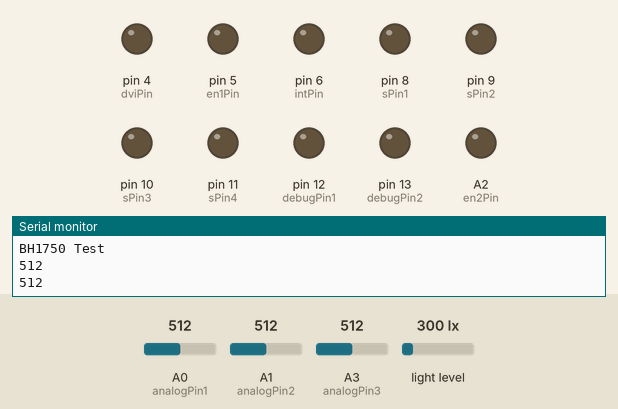
Simulated run of this sketch. Board: Arduino Uno, built with avr-gcc and run on an emulated ATmega328P. On the bench: output pins drawn as LEDs (lit = HIGH), the last lines printed to the serial monitor. Dashed ring = blinking. The test bench sets the inputs (shaded band); at power-on: light level 300 lx, A3 (analogPin3) = 512, A0 (analogPin1) = 512, A1 (analogPin2) = 512.

Above: at 1.2 s.
1.3 s: light level set to 1500 lx
At 3.81 s:
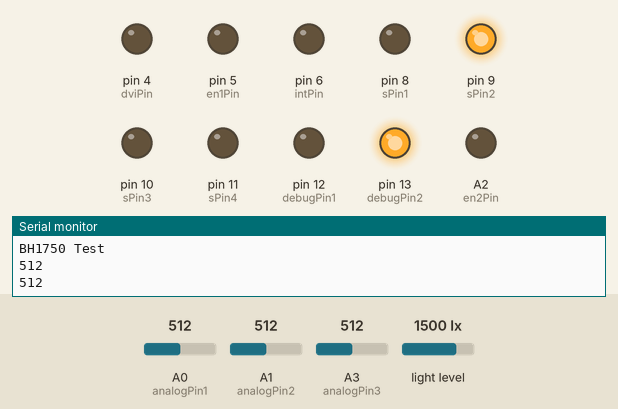
14.6 s: A3 (analogPin3) set to 30
18.1 s: A0 (analogPin1) set to 992
At 18.6 s:
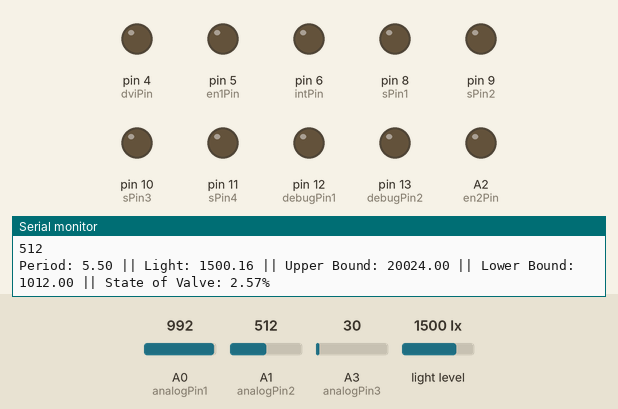
19.6 s: A0 (analogPin1) set to 716
At 22.7 s:
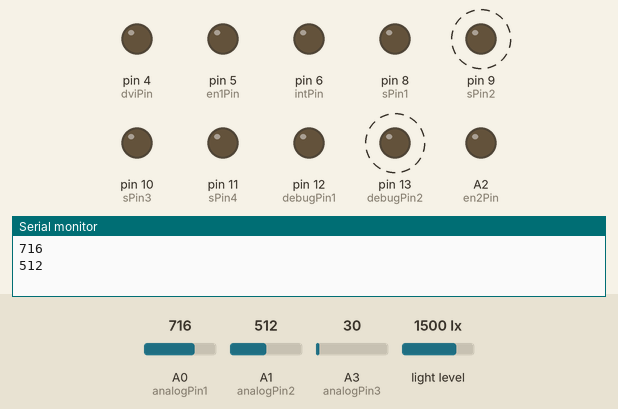
27.5 s: A3 (analogPin3) set to 306
At 28.7 s:
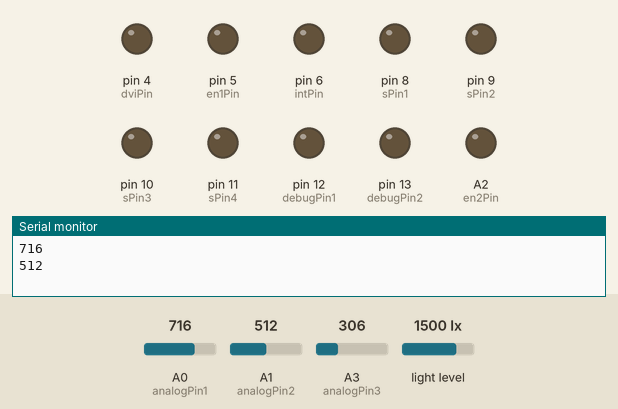
31.0 s: light level set to 40 lx
At 31.6 s:
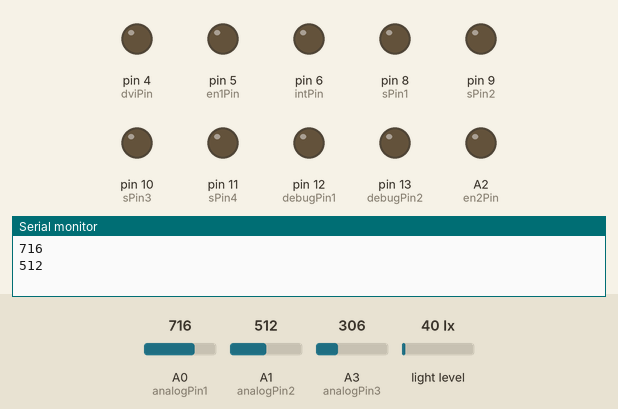
Timing chart, 0 to 33.5 s (numbered marks = the images above; inputs shaded):
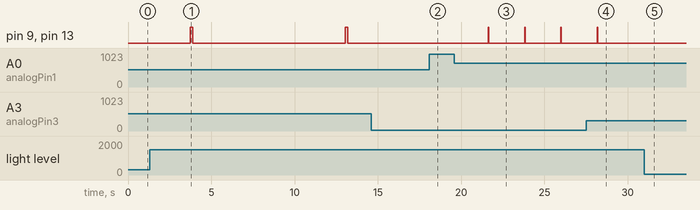

Measured:
- after the input at 1.3 s, pin 9 (sPin2), pin 13 (debugPin2): alternates HIGH for 0.14 s and LOW for 9.2 s, starting after 2.4 s
- after the input at 14.6 s, every drawn part: stays the same
- after the input at 18.1 s, pin 9 (sPin2), pin 13 (debugPin2): stays LOW (without the input it goes to HIGH after 1.4 s)
- after the input at 19.6 s, pin 9 (sPin2), pin 13 (debugPin2): alternates HIGH for 0.02 s and LOW for 2.2 s, starting after 2.0 s
- after the input at 27.5 s, pin 9 (sPin2), pin 13 (debugPin2): goes on until 28.2 s, then stays LOW
- after the input at 31.0 s, pin 9 (sPin2), pin 13 (debugPin2): stays LOW (without the input it goes to HIGH after 1.0 s)

The sketch:

control_bh1750.ino
```cpp
#include <Wire.h>
#include <BH1750.h>

// address from datasheet
BH1750 lightMeter(0x5c);

//INITIALISATION
//Pin Assignments
int dviPin = 4;
int en1Pin = 5;
int en2Pin = A2;
int intPin = 6;
int sPin1 = 8;
int sPin2 = 9;
int sPin3 = 10;
int sPin4 = 11;
int debugPin1 = 12;
int debugPin2 = 13;
int analogPin1 = A0;
int analogPin2 = A1;
int analogPin3 = A3;

//Variables
float lBound = 0;
float uBound = 0;
float pWidth = 0;
float tau=0;
uint16_t lux = 0;
float luxAvg = 0;
int i = 0;
float percentage =0;

//SETUP
void setup()
{
  Serial.begin(9600);

  // put your setup code here, to run once:
  pinMode(dviPin, OUTPUT);
  pinMode(en1Pin, OUTPUT);
  pinMode(en2Pin, OUTPUT);
  pinMode(intPin, OUTPUT);
  pinMode(sPin1, OUTPUT);
  pinMode(sPin2, OUTPUT);
  pinMode(sPin3, OUTPUT);
  pinMode(sPin4, OUTPUT);
  pinMode(debugPin1, OUTPUT);
  pinMode(debugPin2, OUTPUT);
  pinMode(LED_BUILTIN, OUTPUT);

  // Initialize the I2C bus (BH1750 library doesn't do this automatically)
  // On esp8266 devices you can select SCL and SDA pins using Wire.begin(D4, D3);
  Wire.begin();
  lightMeter.begin();
  Serial.println(F("BH1750 Test"));

  //Setup of valve is OFF
  digitalWrite(sPin1, LOW);
  digitalWrite(sPin2, LOW);
  digitalWrite(sPin3, LOW);
  digitalWrite(sPin4, LOW);
}

//LOOP
void loop()
{
  //Changing pulse width
  // note that analog read is between 0 and 1023
  pWidth = 1000 + (9000.00*analogRead(analogPin3)/1023.00); //goes from 1 Hz to 0.1 Hz.

  //tuning circuit
  Serial.println(analogRead(analogPin1));
  Serial.println(analogRead(analogPin2));
  lBound = analogRead(analogPin1) + 500; // lower bound from 500 - 1523
  uBound = (analogRead(analogPin2)*2) + 19000; //upper bound from 19000 - 21046

  //BH1750 - reading light levels
  //Averages the light level wrt pWidth
  luxAvg=0;
  while (i<pWidth)
  {
    lux = lightMeter.readLightLevel();
    luxAvg = luxAvg+lux;
    i++;
  };
  luxAvg = luxAvg/pWidth;

  i=0;

  //Reading knobs & calculating tau wrt to lux levels
  if(lux > uBound) //avoids case tau larger pWidth
  {
    //solenoid fully open
    tau = pWidth;
    digitalWrite(sPin2, HIGH);
    digitalWrite(LED_BUILTIN, HIGH);
    delay(pWidth);
  } else if(lux < lBound) //avoids cause tau less than pWidth
  {
    //solenoid fully closed
    tau = 0;
    digitalWrite(sPin2, LOW);
    digitalWrite(LED_BUILTIN, LOW);
    delay(pWidth);
  } else
  {
    //solenoid varying
    tau = pWidth*((lux-lBound)/(uBound-lBound)); //goes to zero when lux is at lBound and to one when lux is at uBound
    digitalWrite(sPin2, HIGH);
    digitalWrite(LED_BUILTIN, HIGH);
    delay(tau);
    digitalWrite(sPin2, LOW);
    digitalWrite(LED_BUILTIN, LOW);
    delay(pWidth-tau);
  };

  percentage = (tau*100)/pWidth;
  //Reading Serial Port for Debug
  Serial.print("Period: ");
  Serial.print(pWidth/1000);
  Serial.print(" || ");
  Serial.print("Light: ");
  Serial.print(luxAvg);
   Serial.print(" || ");
   Serial.print("Upper Bound: ");
  Serial.print(uBound);
  Serial.print(" || ");
  Serial.print("Lower Bound: ");
  Serial.print(lBound);
  Serial.print(" || ");
  Serial.print("State of Valve: ");
  Serial.print(percentage);
  Serial.println("%");

}
```
